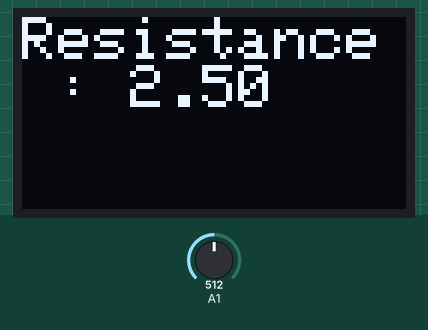
This sketch was run on a simulated Arduino Uno, built with avr-gcc and run on an emulated ATmega328P. On the bench: 128×64 one-colour display. Inputs (shaded band) come from the test bench; at power-on: A1 = 512. What the sketch prints to the serial monitor is not drawn.

Above: at 1.8 s.
1.9 s: A1 set to 525
At 3.3 s:
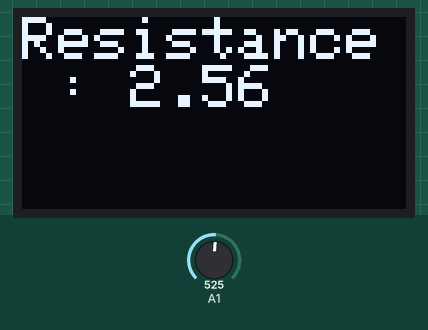
3.6 s: A1 set to 716
At 4.8 s:
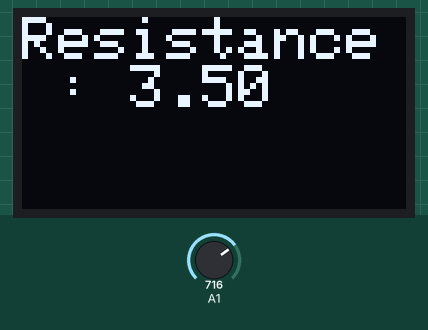
5.6 s: A1 set to 900
At 7.2 s:
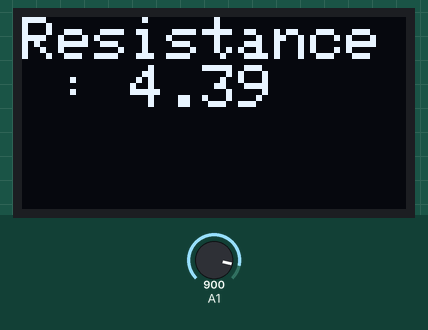
Timing chart, 0 to 8.7 s (numbered marks = the images above; inputs shaded):
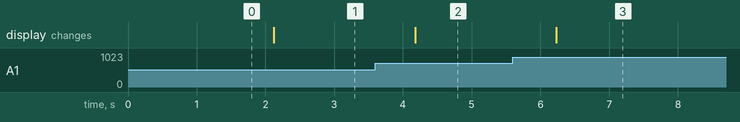

The sketch:

PGM_Capteur_1_2.ino
```cpp
#include <Adafruit_SSD1306.h>

#define nombreDePixelsEnLargeur 128         // Taille de l'écran OLED, en pixel, au niveau de sa largeur
#define nombreDePixelsEnHauteur 64          // Taille de l'écran OLED, en pixel, au niveau de sa hauteur
#define brocheResetOLED         -1          // Reset de l'OLED partagé avec l'Arduino (d'où la valeur à -1, et non un numéro de pin)
#define adresseI2CecranOLED     0x3C        // Adresse de "mon" écran OLED sur le bus i2c (généralement égal à 0x3C ou 0x3D)

Adafruit_SSD1306 ecranOLED(nombreDePixelsEnLargeur, nombreDePixelsEnHauteur, &Wire, brocheResetOLED);

float R = 0.0;
void setup() {

  // Initialisation de l'écran OLED
  if(!ecranOLED.begin(SSD1306_SWITCHCAPVCC, adresseI2CecranOLED))
    while(1);                               // Arrêt du programme (boucle infinie) si échec d'initialisation
  boolean bCouleurInverse = false;
  ecranOLED.clearDisplay();
  ecranOLED.setTextSize(2);
  ecranOLED.setCursor(0,0);
  ecranOLED.setTextColor(SSD1306_WHITE);
  // ouverture port serie
  Serial.begin(9600);
}

void loop() {
  // Mesure et calcul de la résistance
R = (5.0*analogRead(A1))/1024.0;
Serial.println(R);
ecranOLED.clearDisplay();
ecranOLED.setCursor(0,0);
ecranOLED.print("Resistance : ");
ecranOLED.println(R);
ecranOLED.display();
delay(1000);


}
```

Measured:
- the behaviour switches between 513 and 514 on A1 (found by bisection; images 0 and 1)
- after the input at 1.9 s, the display: changes after 0.22 s (image 1)
- after the input at 3.6 s, the display: changes after 0.58 s (image 2)
- after the input at 5.6 s, the display: changes after 0.63 s (image 3)
